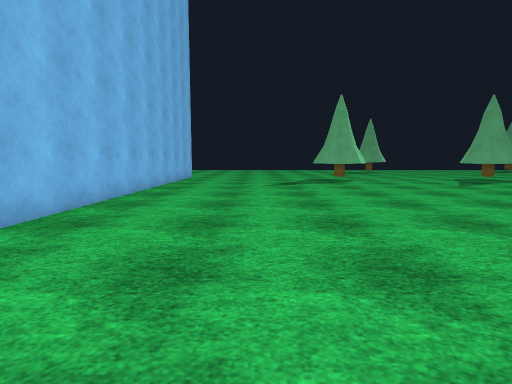
view 1 (above)

24 first-person views from a walk through a scene from a Unity 3-D project. The camera is 1.2 m above the floor, tilts 6° down and sees 80° across. The floor is counted in squares, 1 m on a side. Each view is taken from the middle of a square. On the plan, view 1 faces up. The plan holds only what a view shows up to about 13 squares ahead; the rest is blank. The place goes on beyond the plan. The player character is not drawn. Surface patterns are stand-ins for the level's own textures.

view 2
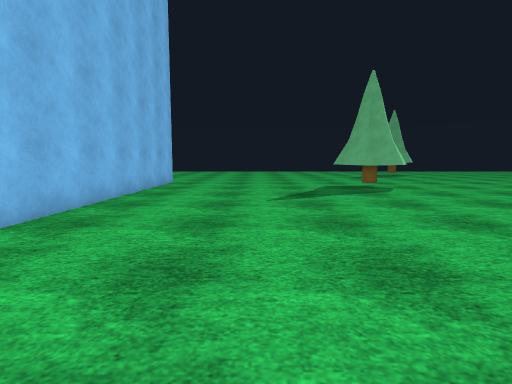

view 3
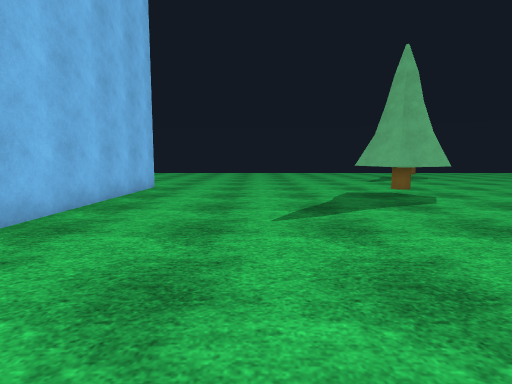

view 4
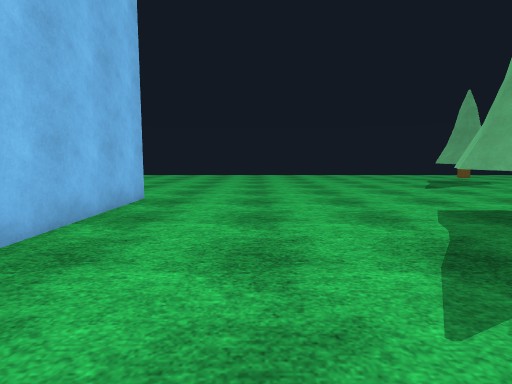

view 5
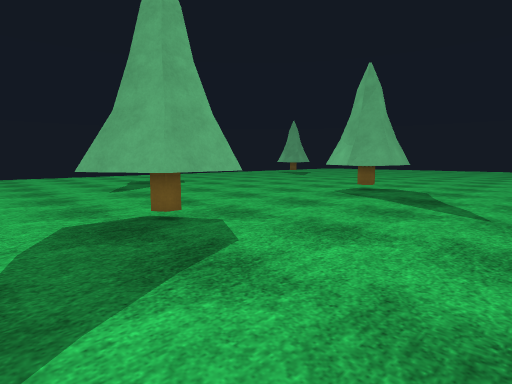

view 6
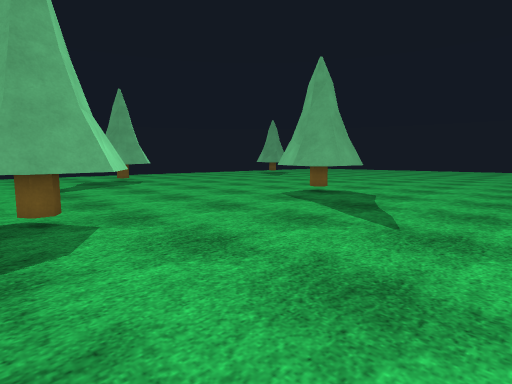

view 7
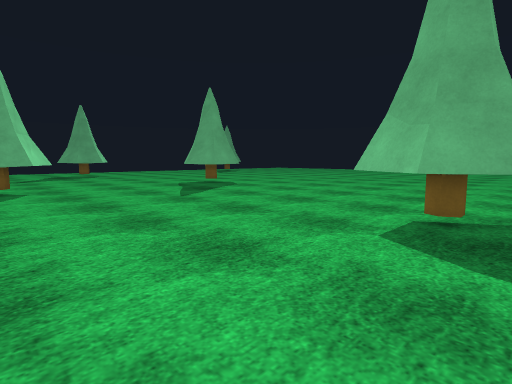

view 8
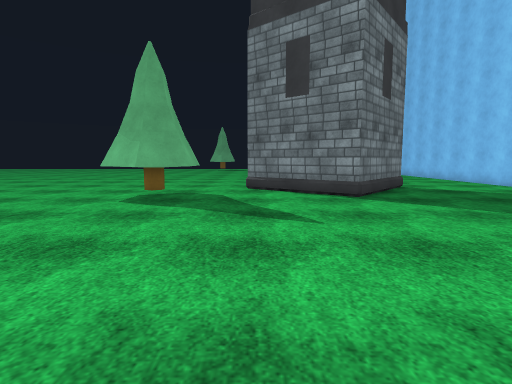

view 9
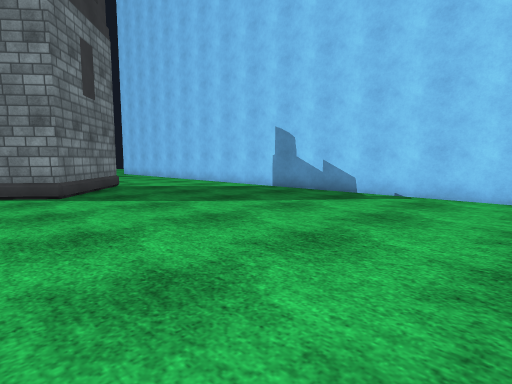

view 10
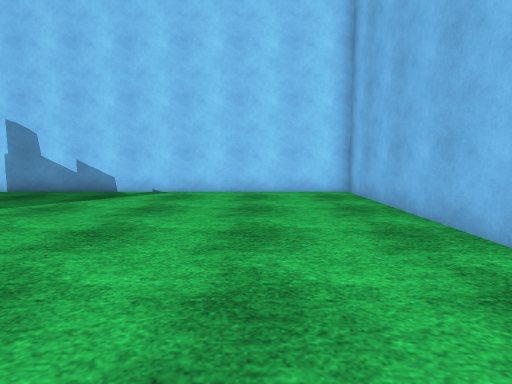

view 11
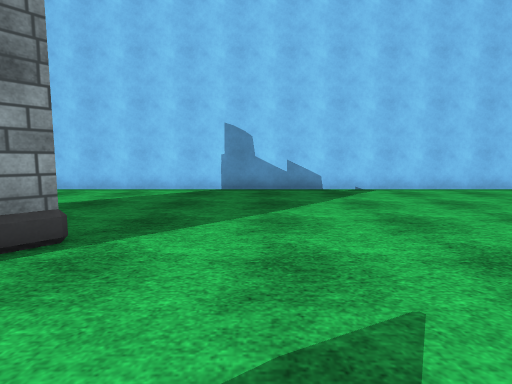

view 12
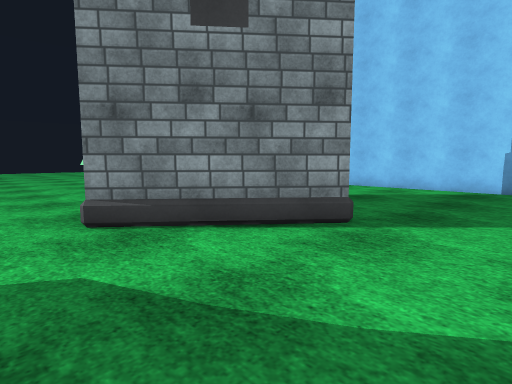

view 13
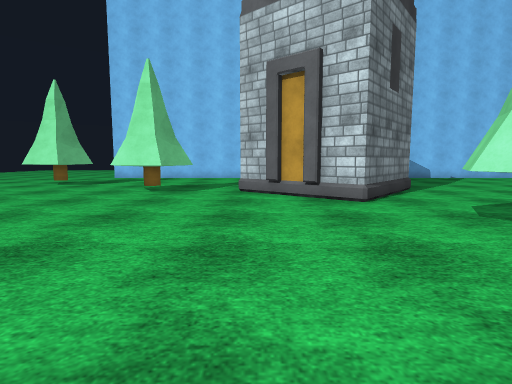

view 14
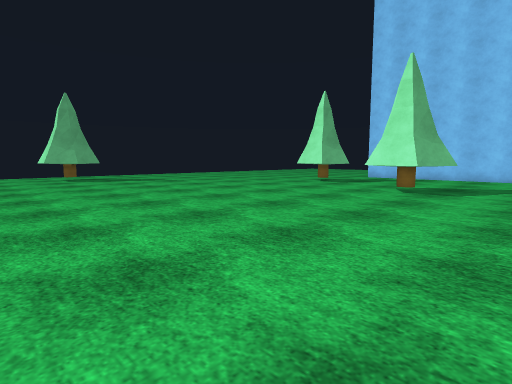

view 15
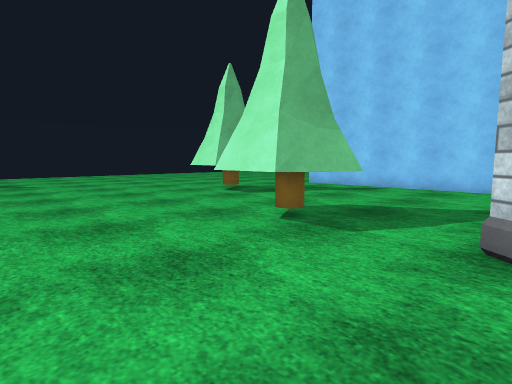

view 16
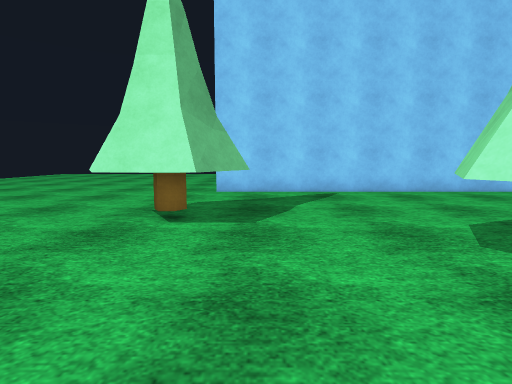

view 17
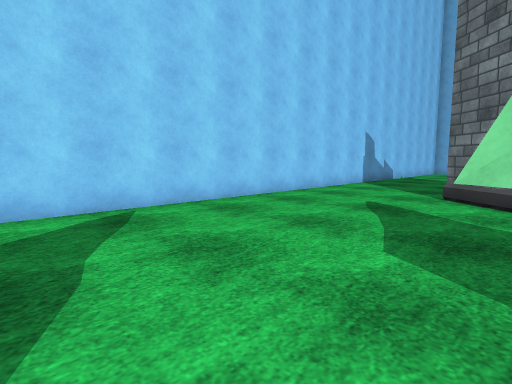

view 18
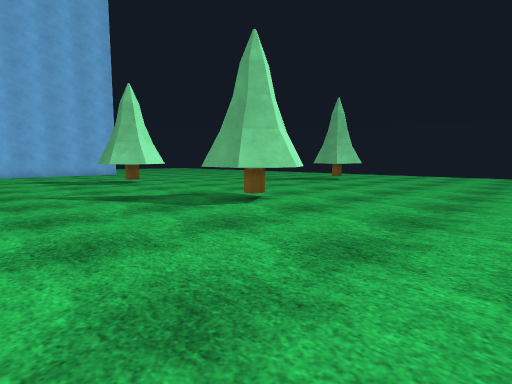

view 19
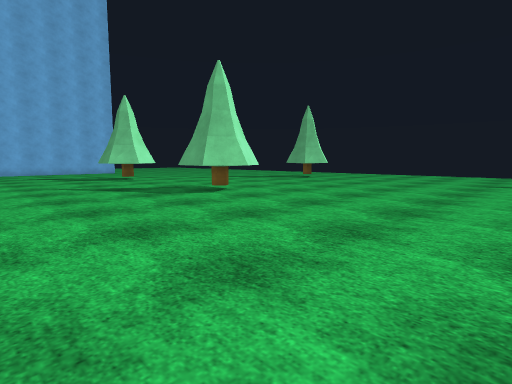

view 20
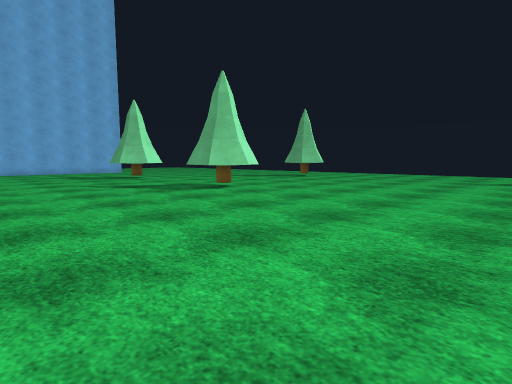

view 21
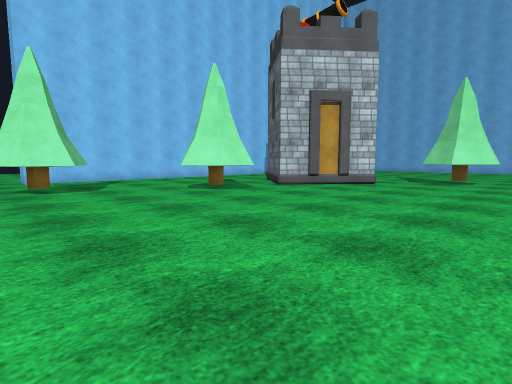

view 22
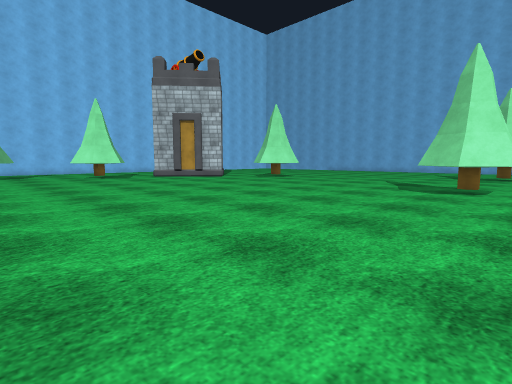

view 23
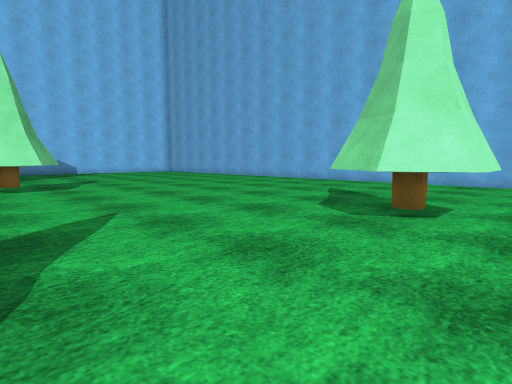

view 24
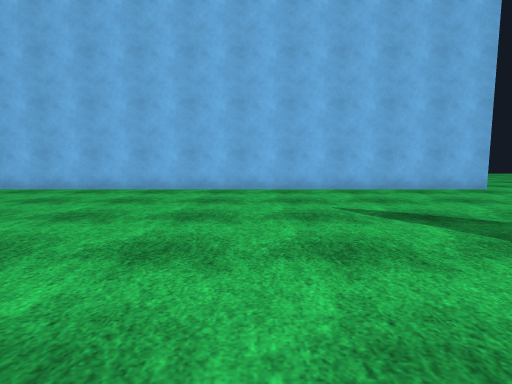

### Floor plan
Key: @ floor where view 1 was taken; # wall or solid block; . floor; T thing the floor can be seen under or through.
Columns run from 5 left of view 1 to 28 right of it. Each row starts with its distance up from view 1.
 21 #.............................. .
 20 #........TTT......###...........
 19 #........TTT......###............
 18 #........TTT......###............
 17 #.........TT.......##............
 16 #................................
 15 #................................
 14 #...............................
 13 #...............................
 12 #...............................
 11 #.................................
 10 #.................................
  9 #.................................
  8 #..............TT.................
  7 #.............TTTT................
  6 #.............TTTT................
  5 #..............TT.................
  4 #.................................
  3 #.................#...............
  2 #................####.............
  1   ..............##  ##..###.......
  0  ....@.........##    #..###.......
 -1 #...............##    .. ##.......
 -2 #................####.... #...###.
 -3 #.................##..........###.
 -4 #.............................   .
 -5 #.............................  ..
 -6 #.................................
 -7 #.................................
 -8 # ................................
 -9  ##############################...

Where each view was taken, in squares from view 1:
view 1: 0 up, 0 right, facing up
view 2: 5 up, 0 right, facing up
view 3: 8 up, 0 right, facing up
view 4: 12 up, 1 left, facing up
view 5: 13 up, 2 right, facing up-right
view 6: 12 up, 4 right, facing up-right
view 7: 5 up, 4 right, facing up-right
view 8: 3 up, 0 right, facing right
view 9: 2 up, 1 left, facing down-right
view 10: 3 up, 1 left, facing down
view 11: 4 up, 7 right, facing down
view 12: 5 up, 7 right, facing down-right
view 13: 12 up, 16 right, facing down
view 14: 12 up, 16 right, facing down-right
view 15: 5 up, 16 right, facing down-right
view 16: 3 up, 24 right, facing down
view 17: 1 down, 24 right, facing down-left
view 18: 12 up, 21 right, facing up-left
view 19: 11 up, 24 right, facing up-left
view 20: 10 up, 25 right, facing up-left
view 21: 10 up, 28 right, facing down-left
view 22: 21 up, 27 right, facing down-left
view 23: 21 up, 12 right, facing down-left
view 24: 12 up, 8 right, facing left
